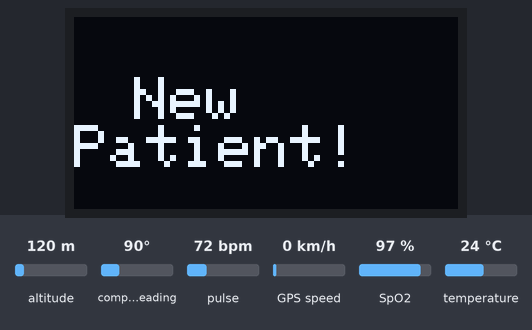
Bench run of a sketch on a simulated ESP32. On the bench: 128×64 one-colour display. The test bench sets the inputs (shaded band); at power-on: temperature 24 °C, pulse 72 bpm, SpO2 97 %, altitude 120 m, compass heading 90°, GPS speed 0 km/h. The GPS gets a fix after 3 s at 37.7749, -122.4194 with 8 satellites.

Above: at 6.3 s.
6.4 s: temperature set to 12 °C
At 9.4 s:
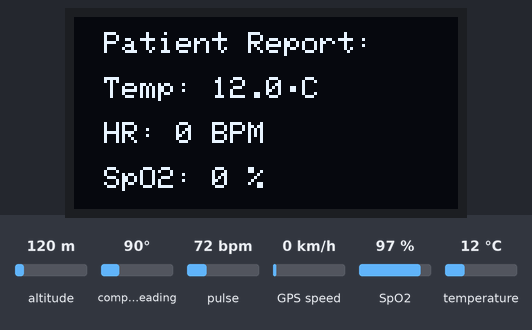
20.4 s: pulse set to 42 bpm
At 32.2 s:
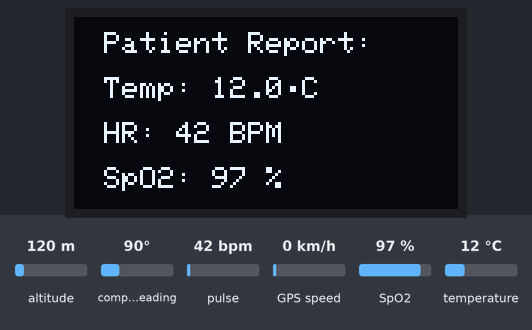
33.2 s: SpO2 set to 80 %
At 44.2 s:
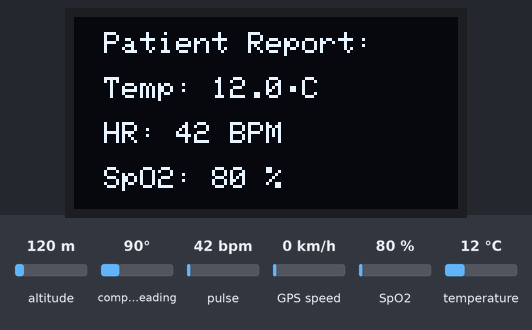
47.2 s: temperature set to 19 °C
60.0 s: pulse set to 70 bpm
At 68.2 s:
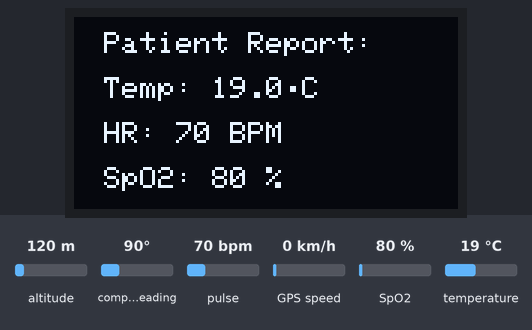
71.8 s: temperature set to 28 °C
At 80.3 s:
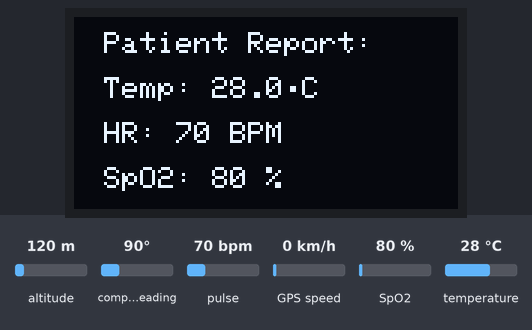
Timing chart, 0 to 81.8 s (numbered marks = the images above; inputs shaded):
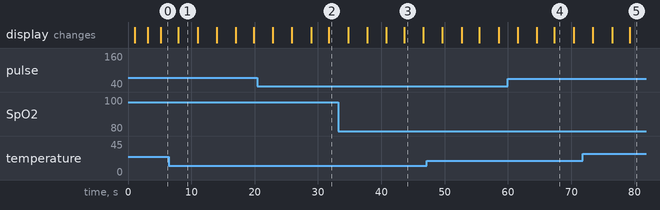

Measured:
- what the display in image 1 shows lasts 3.1 s, from 7.9 s to 11.0 s

The sketch:

sample_fullSystem_withoutCloud.ino
```cpp
#include <Wire.h>
#include <Adafruit_GFX.h>
#include <Adafruit_SSD1306.h>
#include <OneWire.h>
#include <DallasTemperature.h>
#include <MAX30100_PulseOximeter.h>
#include <TinyGPS++.h>

// OLED Display Settings
#define SCREEN_WIDTH 128
#define SCREEN_HEIGHT 64
Adafruit_SSD1306 display(SCREEN_WIDTH, SCREEN_HEIGHT, &Wire, -1);

// DS18B20 Temperature Sensor
#define ONE_WIRE_BUS 4
OneWire oneWire(ONE_WIRE_BUS);
DallasTemperature sensors(&oneWire);

// MAX30100 Pulse Oximeter
PulseOximeter pox;

// GPS Settings
#define RXPin 16
#define TXPin 17
#define GPSBaud 9600
HardwareSerial gpsSerial(2);
TinyGPSPlus gps;

// Function to show messages on OLED
void showMessage(const char* message, int size, int x, int y, int delayTime) {
    display.clearDisplay();
    display.setTextSize(size);
    display.setCursor(x, y);
    display.println(message);
    display.display();
    delay(delayTime);
}

// Function to display patient report
void showPatientReport(float tempC, float bpm, float spo2) {
    display.clearDisplay();
    display.setTextSize(1);
    display.setCursor(10, 5);
    display.println("Patient Report:");

    display.setCursor(10, 20);
    display.print("Temp: ");
    display.print(tempC, 1);
    display.write(248);
    display.println("C");

    display.setCursor(10, 35);
    display.print("HR: ");
    display.print(bpm, 0);
    display.println(" BPM");

    display.setCursor(10, 50);
    display.print("SpO2: ");
    display.print(spo2, 0);
    display.println(" %");

    display.display();
    delay(3000);
}

// Function to display GPS details
void showGPSData() {
    display.clearDisplay();
    display.setTextSize(1);
    display.setCursor(10, 5);
    display.println("GPS Details:");

    if (gps.location.isValid()) {
        display.setCursor(10, 20);
        display.print("Lat: ");
        display.println(gps.location.lat(), 6);

        display.setCursor(10, 30);
        display.print("Lon: ");
        display.println(gps.location.lng(), 6);
    } else {
        display.setCursor(10, 20);
        display.println("GPS: No Fix");
    }

    display.setCursor(10, 40);
    display.print("Date: ");
    if (gps.date.isValid()) {
        display.print(gps.date.day());
        display.print("/");
        display.print(gps.date.month());
        display.print("/");
        display.println(gps.date.year());
    } else {
        display.println("N/A");
    }

    display.setCursor(10, 50);
    display.print("Time: ");
    if (gps.time.isValid()) {
        int hour = gps.time.hour() + 5;
        int minute = gps.time.minute() + 30;
        if (minute >= 60) { minute -= 60; hour++; }
        if (hour >= 24) { hour -= 24; }

        if (hour < 10) display.print("0");
        display.print(hour);
        display.print(":");
        if (minute < 10) display.print("0");
        display.print(minute);
        display.print(":");
        if (gps.time.second() < 10) display.print("0");
        display.println(gps.time.second());
    } else {
        display.println("N/A");
    }

    display.display();
    delay(3000);
}

void setup() {
    gpsSerial.begin(GPSBaud, SERIAL_8N1, RXPin, TXPin);

    // Initialize OLED Display
    if (!display.begin(SSD1306_SWITCHCAPVCC, 0x3C)) {
        while (1);
    }

    display.clearDisplay();
    display.display();
    delay(1000);

    sensors.begin();
    pox.begin();

    showMessage("WELCOME", 2, 20, 25, 2000);

    showMessage("VitalSync Hospital", 1, 10, 25, 2000);

}

void loop() {

    showMessage("New\nPatient!", 2, 20, 20, 2000);

    sensors.requestTemperatures();
    float tempC = sensors.getTempCByIndex(0);
    pox.update();
    float bpm = pox.getHeartRate();
    float spo2 = pox.getSpO2();

    showPatientReport(tempC, bpm, spo2);

    while (gpsSerial.available() > 0) {
        gps.encode(gpsSerial.read());
    }
    showGPSData();


    showMessage("Thank You!", 2, 20, 25, 3000);
}
```
